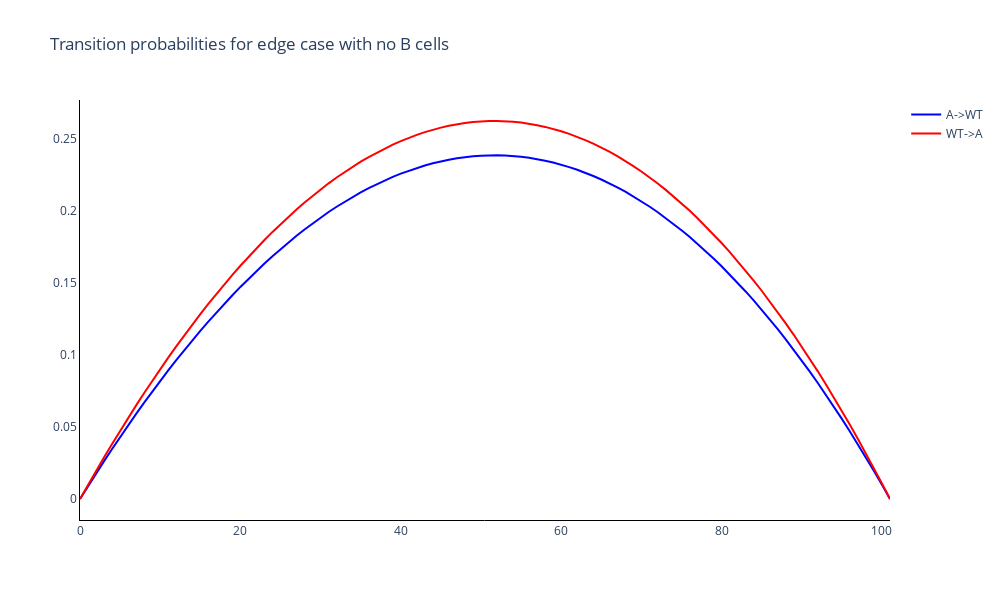

The notebook cell this image was saved under:
### Code cell
# Trace names - represent the transition probabilities used for the simulation
trace_name = ['A->WT', 'WT->A']

fig = go.Figure()

# Add traces of the transition probabilities
for c in range(trans_prob.shape[1]):
    fig.add_trace(
        go.Scatter(
            y=trans_prob[:, c],
            x=list(range(sep_algo.N+1)),
            mode='lines',
            name=trace_name[c],
            line_color=colours[c]
        )
    )

fig.update_layout(
    title='Transition probabilities for edge case with no B cells',
    width=1000, 
    height=600,
    plot_bgcolor='white',
    xaxis=dict(linecolor='black'),
    yaxis=dict(linecolor='black'),
    )
